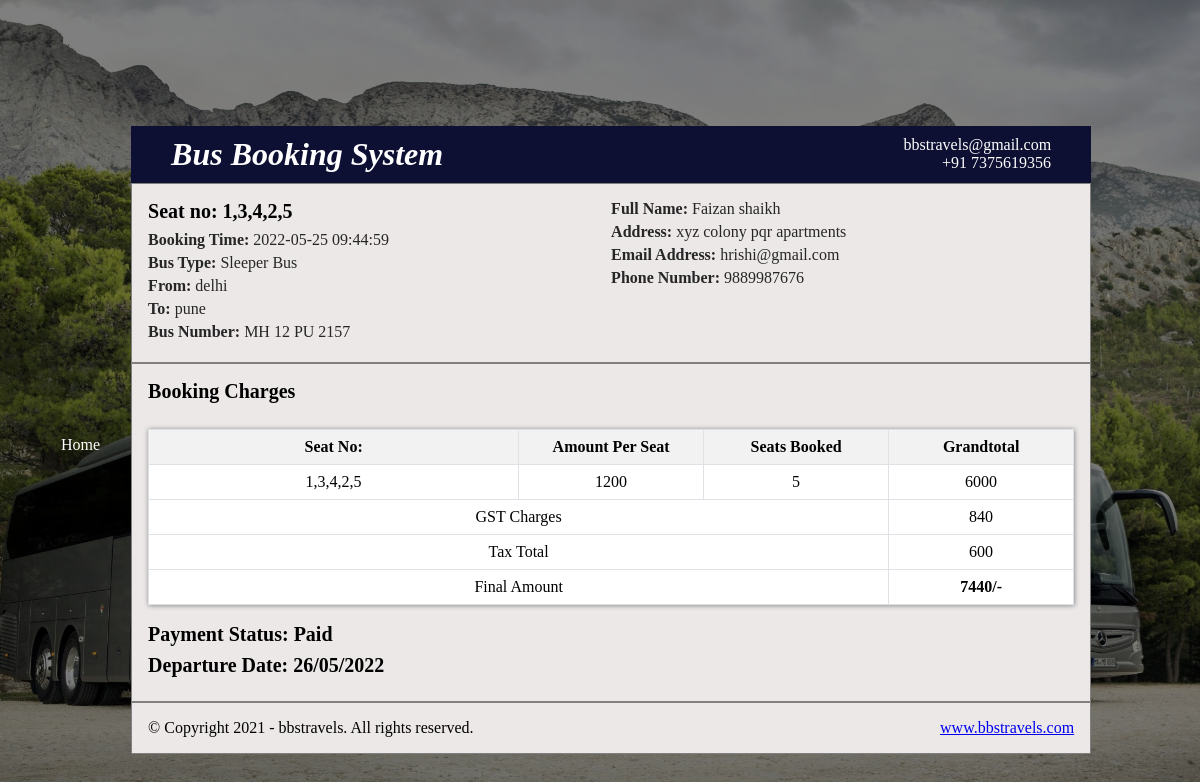
The page /Trial/Receipt.php (signed in) on the database its author committed.
### tables this page shows
CREATE TABLE IF NOT EXISTS `booking` (
  `b_id` int(11) NOT NULL AUTO_INCREMENT,
  `bus_details` varchar(255) NOT NULL,
  `f_name` varchar(255) NOT NULL,
  `date` varchar(50) NOT NULL,
  `hseat` bigint(20) NOT NULL DEFAULT 1,
  `seat_no` varchar(40) NOT NULL,
  `sfrom` varchar(255) NOT NULL,
  `dto` varchar(255) NOT NULL,
  `booking_time` timestamp NOT NULL DEFAULT current_timestamp() ON UPDATE current_timestamp(),
  `r_id` int(11) NOT NULL,
  PRIMARY KEY (`b_id`),
  KEY `r_id` (`r_id`),
  KEY `bus_details` (`bus_details`),
  KEY `bus_details_2` (`bus_details`)
);

CREATE TABLE IF NOT EXISTS `bus` (
  `bbus_details` varchar(255) NOT NULL,
  `seats_available` int(11) NOT NULL,
  `bus_number` varchar(255) NOT NULL,
  KEY `f` (`bbus_details`)
);

CREATE TABLE IF NOT EXISTS `register` (
  `f_name` varchar(255) NOT NULL,
  `u_name` varchar(255) NOT NULL,
  `email` varchar(255) NOT NULL,
  `phone_no` varchar(255) NOT NULL,
  `gender` enum('Male','Female','Other') NOT NULL,
  `pass` varchar(255) DEFAULT NULL,
  `created` timestamp NOT NULL DEFAULT current_timestamp() ON UPDATE current_timestamp(),
  `r_id` int(11) NOT NULL AUTO_INCREMENT,
  `u_address` varchar(255) NOT NULL,
  PRIMARY KEY (`r_id`),
  UNIQUE KEY `u_name` (`u_name`)
);

### Trial/Receipt.php (the view, shortened to what this page needs)
<?php
  $r_id= " ". $_SESSION["user_id"] ." ";
    include('include/connect.php');
    $sql="SELECT * FROM payment p,register r,booking b WHERE p.r_id=r.r_id AND p.b_id=b.b_id AND r.r_id=$r_id ";
    $result=mysqli_query($conn,$sql);
    $num=mysqli_num_rows($result);
        if($num!=0)
        {
            while($row=mysqli_fetch_assoc($result))
            {
                $bus_details=" ".$row['bus_details']." ";
                $f_name=" ".$row['f_name']." ";
                $date=" ".$row['date']." ";
                $h_seat=" ".$row['hseat']." ";
                $seat_no=" ".$row['seat_no']." ";
                $sfrom=" ".$row['sfrom']." ";
                $dto=" ".$row['dto']." ";
                $booking_time=" ".$row['booking_time']." ";
                $email=" ".$row['email']." ";
                $uadd=" ".$row['u_address']." ";
                $phn=" ".$row['phone_no']." ";
            }
        }
if($bus_details==1)
{
    $bus_name=" Motor Coach";
    $perseat="1500";
}
elseif($bus_details==2)
{
    $bus_name=" Sleeper Bus";
    $perseat="1200";
}
elseif($bus_details==3)
{
    $bus_name=" 45 Seater Non Ac";
    $perseat="600";
}
elseif($bus_details==4)
{
    $bus_name=" 45 Seater Ac";
    $perseat="900";
}
elseif($bus_details==5)
{
    $bus_name=" Shuttle Bus";
    $perseat="1300";
}
else
{
    $bus_name="not selected";
}
    $sql1="SELECT * FROM bus Where bbus_details = $bus_details ";
    $result1=mysqli_query($conn,$sql1);
    $num1=mysqli_num_rows($result1);
        if($num1!=0)
        {
            while($row1=mysqli_fetch_assoc($result1))
            {
                $busnum=" ".$row1['bus_number']." ";
            }
        }
?>
<!DOCTYPE html>
<html lang="en">
    <head>
        <link rel="stylesheet" href="css1/Receipt.css">
       </head>
<body>
            <ul>
                <li><a href="main2.php">Home</a></li>
            </ul>
    <div class="container">
        <div class="brand-section">
            <div class="row">
                <div class="col-6">
                    <h1 class="text-white"><i>Bus Booking System</i></h1>
                </div>
                <div class="col-6">
                    <div class="company-details">
                        <p class="text-white">bbstravels@gmail.com</p>
                        <p class="text-white">+91 7375619356</p>
                    </div>
                </div>
            </div>
        </div>
        <div class="body-section">
            <div class="row">
                <div class="col-6">
                    <h2 class="heading">Seat no:<?php echo "$seat_no"; ?></h2>
                    <p class="sub-heading"><b>Booking Time:</b><?php echo $booking_time; ?></p>
                    <p class="sub-heading"><b>Bus Type:</b><?php echo $bus_name; ?></p>
                    <p class="sub-heading"><b>From:</b><?php echo $sfrom; ?></p>
                    <p class="sub-heading"><b>To:</b><?php echo $dto; ?></p>
                    <p class="sub-heading"><b>Bus Number:</b><?php echo "$busnum"; ?></p>
                </div>
                <div class="col-6">
                    <p class="sub-heading"><b>Full Name:</b><?php echo $f_name; ?></p>
                    <p class="sub-heading"><b>Address:</b><?php echo $uadd; ?></p>
                    <p class="sub-heading"><b>Email Address:</b><?php echo $email; ?></p>
                    <p class="sub-heading"><b>Phone Number:</b><?php echo $phn; ?></p>
                </div>
            </div>
        </div>
        <div class="body-section">
            <h3 class="heading">Booking Charges</h3>
            <br>
            <table class="table-bordered">
                <thead>
                    <tr>
                        <th>Seat No:</th>
                        <th class="w-20">Amount Per Seat</th>
                        <th class="w-20">Seats Booked</th>
                        <th class="w-20">Grandtotal</th>
                    </tr>
                </thead>
                <tbody>
                    <tr>
                        <td><?php echo $seat_no; ?></td>
                        <td><?php echo $perseat ?></td>
                        <td><?php echo $h_seat; ?></td>
                        <td><?php $tot= $h_seat*$perseat;  echo $tot ?></b></td>
                    </tr>
                    <tr>
                        <td colspan="3" class="text-left">GST Charges</td>
                        <td>    <?php $gst=$tot*0.14; echo $gst; ?></b></td>
                    </tr>
                    <tr>
                        <td colspan="3" class="text-left">Tax Total </td>
                        <td> <?php $tax=$tot*0.1; echo $tax; ?></td>
                    </tr>
                    <tr>
                        <td colspan="3" class="text-left">Final Amount</td>
                        <td><b><?php echo $tot+$gst+$tax; ?>/-<b></td>
                    </tr>
                </tbody>
            </table>
            <br>
            <h3 class="heading">Payment Status: Paid</h3>
            <h3 class="heading">Departure Date:<?php echo $date; ?></h3>
        </div>
        <div class="body-section">
            <p>&copy; Copyright 2021 - bbstravels. All rights reserved.
                <a href="https://www.bbstravels.com/" class="float-right">www.bbstravels.com</a>
            </p>
        </div>
    </div>
</body>
</html>

### Trial/css1/Receipt.css (style rules this page uses)
body { background: linear-gradient(to top,rgba(0,0,0,0.5)50%,rgba(0,0,0,0.5)50%),url(images/1.jpg); background-position: center; background-size: cover; height: 100vh; align-items: center; height: 110vh; display: flex; justify-content: center; margin: 0; padding: 0; }
h1,h2,h3,h4,h5,h6 { margin: 0; padding: 0; }
ul li { display: inline-block; }
ul li a { text-decoration: none; color: #fff; padding: 5px 20px; border: 1px solid transparent; transition: 0.6s ease; }
p { margin: 0; padding: 0; }
.container { background-color: #ece8e8; width: 80%; margin-right: auto; margin-left: 10px; }
.brand-section { background-color: #0d1033; padding: 10px 40px; }
.row { display: flex; flex-wrap: wrap; }
.col-6 { width: 50%; flex: 0 0 auto; }
.text-white { color: #fff; }
.company-details { float: right; text-align: right; }
.body-section { padding: 16px; border: 1px solid gray; }
.heading { font-size: 20px; margin-bottom: 08px; }
.sub-heading { color: #262626; margin-bottom: 05px; }
table { background-color: #fff; width: 100%; border-collapse: collapse; }
table thead tr { border: 1px solid #111; background-color: #f2f2f2; }
table td { vertical-align: middle; text-align: center; }
table th, table td { padding-top: 08px; padding-bottom: 08px; }
.table-bordered { box-shadow: 0px 0px 5px 0.5px gray; }
.table-bordered td, .table-bordered th { border: 1px solid #dee2e6; }
.text-left { text-align: center; }
.w-20 { width: 20%; }
.float-right { float: right; }
ul { float:right; list-style-type: none; margin-top: 25px; }

### rows shown on the page
booking: seat_no "1,3,4,2,5", booking_time "2022-05-25 09:44:59", bus_details "Sleeper Bus", sfrom "delhi", dto "pune", f_name "Faizan shaikh", bus_details "1200", hseat "5", tot "6000", gst "840", tax "600", $tot+$gst+$tax "7440", date "26/05/2022"
bus: bus_number "MH 12 PU 2157"
register: u_address "xyz colony pqr apartments", email "hrishi@gmail.com", phone_no "9889987676"
